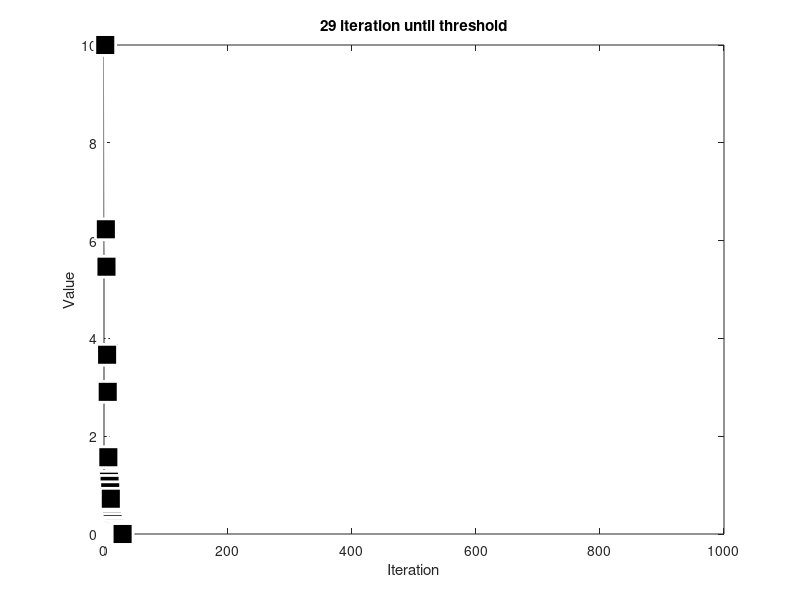

Write MATLAB code to recreate this figure.
%%
% set threshold
thres = exp(-10);

%initialize initial value
[currval, startval] = deal( 10 );
decayvar = nan(1,1000);

% counter
counter = 0;
currval = startval;

% stay in loop as long as needed
while currval>thres

    % increase counter
    counter = counter+1;
    % update deacy variable
    decayvar(counter+1) = currval;
    % decrese the target value
    currval = currval * rand^(1/2);
    
end

figure(1), clf
plot(decayvar,'ws-','linew',2,'markersize',15,'markerfacecolor','k')
xlabel('Iteration'), ylabel('Value') 
title([ num2str(counter) ' iteration until threshold'] )

